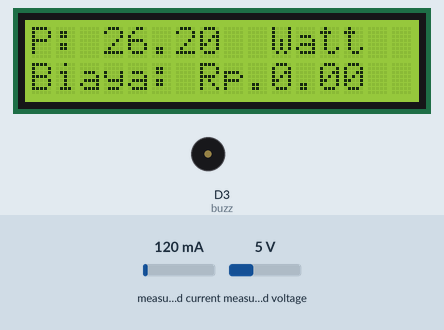
Simulated run of this sketch. Board: ESP8266 (NodeMCU). Shown: 16×2 character LCD, buzzer (waves = sounding, pin HIGH). The test bench sets the inputs (shaded band); at power-on: measured current 120 mA, measured voltage 5 V. WiFi joins after 1.5 s; servers stay silent unless stated; uploads are accepted with an empty reply; what the sketch prints to the serial monitor is not drawn.

Above: at 2.7 s.
2.8 s: measured current set to 40 mA
At 7.5 s:
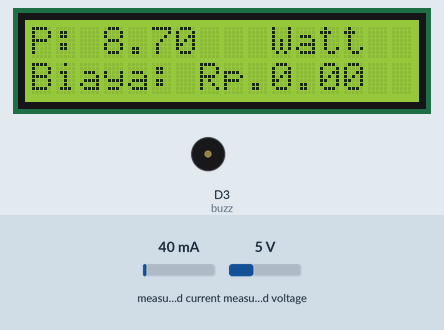
7.7 s: measured voltage set to 0.3 V
At 12.5 s:
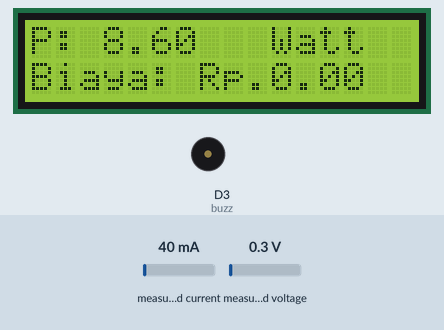
12.6 s: measured current set to 500 mA
At 18.0 s:
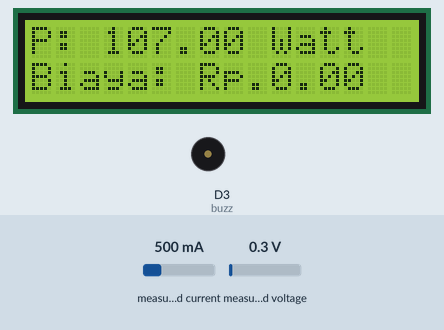
Timing chart, 0 to 19.5 s (numbered marks = the images above; inputs shaded):
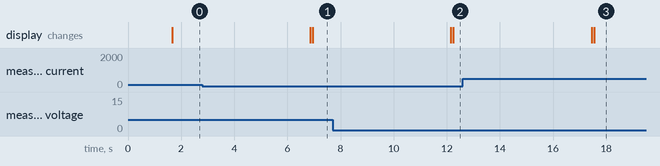

Measured:
- after the input at 2.8 s, the display: first differs from a run without the input after 4.2 s (image 1)
- after the input at 7.7 s, the display: first differs from a run without the input after 4.6 s (image 2)
- after the input at 12.6 s, the display: first differs from a run without the input after 4.9 s (image 3)

The sketch:

agak_fix.ino
```cpp
#include <SoftwareSerial.h>
#include <ESP8266WiFi.h>
#include <ESP8266HTTPClient.h>
#include <PZEM004Tv30.h>
#include <LiquidCrystal_I2C.h>
#define SSID "HMAS2"
#define PASS "nurmasari"
#define URL "https://mondayku.site/api/pantau"

const int pzem2 = D5;
const int pzem1 = D6;
const int buzz = D3;

HTTPClient http;
PZEM004Tv30 pzem(pzem1, pzem2);
LiquidCrystal_I2C lcd(0x27, 16, 2);

float harga = 1444;
float VAmax = 450;
int detik = 5;
float voltage;
float current;
float power;
float energy;
float frequency;
float pf;
float dana;
float biaya = 0;
float regane;

void setup()
{
  pinMode(buzz, OUTPUT);
  digitalWrite(buzz, LOW);
  Serial.begin(115200);
  lcd.begin();
  lcd.backlight();
  WiFi.begin(SSID, PASS);
  while (WiFi.status() != WL_CONNECTED)
  {
    Serial.print(".");
    delay(500);
  }
  Serial.println("\nSTARTED");
}

void loop()
{
  lcd.clear();
  listrik();
  post();
  if (power >= VAmax) {
    while (1) {
      njeglek();
      listrik();
      if (power < VAmax) goto A;
    }
  }
A:
  delay((1000 * detik));
}

void listrik() {
  voltage = pzem.voltage();
  if ( !isnan(voltage) ) {
    Serial.print("Voltage: "); Serial.print(voltage); Serial.println("V");
  } else {
    Serial.println("Error reading voltage");
  }

  current = pzem.current();
  if ( !isnan(current) ) {
    Serial.print("Current: "); Serial.print(current); Serial.println("A");
  } else {
    Serial.println("Error reading current");
  }

  power = pzem.power();
  if ( !isnan(power) ) {
    Serial.print("Power: ");
    Serial.print(power);
    Serial.println("W");
    lcd.setCursor(0, 0);
    lcd.print("P: ");
    lcd.setCursor(3, 0);
    lcd.print(power);
    lcd.setCursor(10, 0);
    lcd.print("Watt");
  } else {
    Serial.println("Error reading power");
    lcd.setCursor(0, 0);
    lcd.print("eror");
  }

  energy = pzem.energy();
  if ( !isnan(energy) ) {
    Serial.print("Energy: "); Serial.print(energy, 3); Serial.println("kWh");
  } else {
    Serial.println("Error reading energy");
  }

  frequency = pzem.frequency();
  if ( !isnan(frequency) ) {
    Serial.print("Frequency: "); Serial.print(frequency, 1); Serial.println("Hz");
  } else {
    Serial.println("Error reading frequency");
  }

  pf = pzem.pf();
  if ( !isnan(pf) ) {
    Serial.print("PF: "); Serial.println(pf);
  } else {
    Serial.println("Error reading power factor");
  }

  if ( !isnan(power) ) {
    dana = (energy * (harga / (3600 / detik)));
    regane = biaya + dana;
    Serial.print("biaya: Rp."); Serial.println(biaya);
    lcd.setCursor(0, 1);
    lcd.print("Biaya: Rp.");
    lcd.setCursor(10, 1);
    lcd.print(biaya);
  } else {
    Serial.println("Error reading biaya");
    lcd.setCursor(0, 1);
    lcd.print("eror");
  }
  biaya = regane;

  Serial.println();
}

void post() {
  //POST Data API to Database
  http.begin(String(URL));
  http.addHeader("Content-Type", "application/x-www-form-urlencoded");
  int response = http.POST("tegangan=" + (String)voltage + "&arus=" + current + "&daya=" + (String)energy + "&biaya=" + (String)biaya);

  Serial.println("Code Response : " + (String)response);
  http.end();
  //End http request
}

void njeglek() {
  digitalWrite(buzz, HIGH);
  delay(500);
  digitalWrite(buzz, LOW);
  delay(500);
}
```
